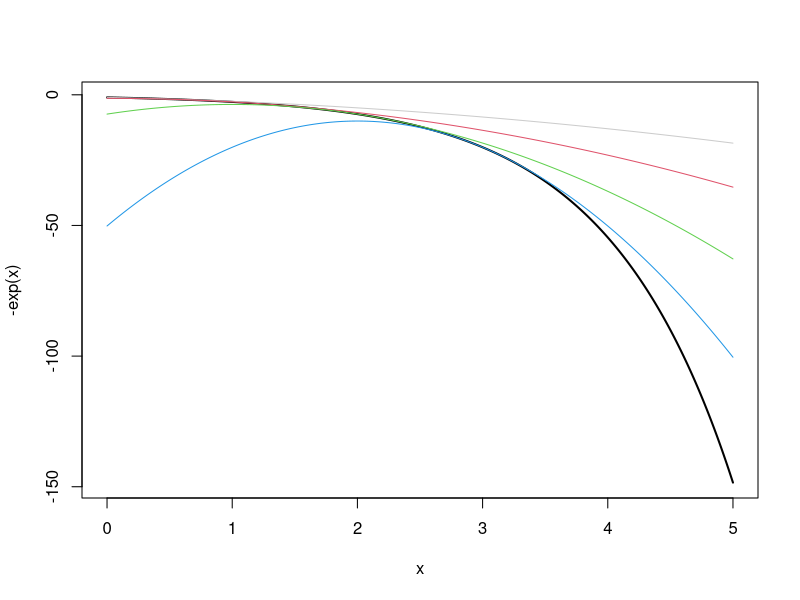

Source code (R):
## ---- chunk 1
x = seq(0,5,length.out = 1000)
f_lambda = function(l,x){
  -exp(l) - exp(l)*(x-l) - exp(l)/2*(x-l)^2
}
plot(x,-exp(x),type='l',lwd=2)
lines(x,f_lambda(0,x),col='gray80')
lines(x,f_lambda(1,x),col=2)
lines(x,f_lambda(2,x),col=3)
lines(x,f_lambda(3,x),col=4)
